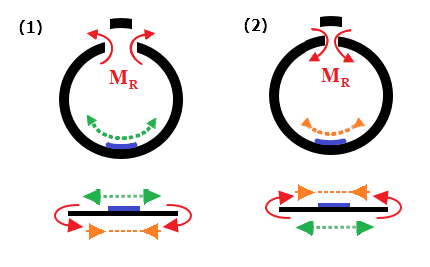
#> input picture assets/images/alta_calidad/figura_2_1.png, 430 x 267 px
$ python peso_imagen.py
#> lines starting #> are read from the running program, lines starting #| are printed output that depends on the picture
import os
from PIL import Image

def reduce_image_quality_by_resizing(input_image_path, output_image_path, size_reduction):
#> called with input_image_path = './alta_calidad/figura_2_1.png', output_image_path = './baja_calidad/figura_2_1.png', size_reduction = 10
    if not os.path.isfile(input_image_path):
        print(f"Error: El archivo {input_image_path} no existe.")
        return

    try:
        # Abrir la imagen original
        original_image = Image.open(input_image_path)
#> original_image is the input picture: PIL image 430x267 RGB; mean R, G, B 233.5, 230.6, 229.9

        # Obtener las dimensiones actuales
        original_width, original_height = original_image.size
#> original_width = 430; original_height = 267

        # Calcular las nuevas dimensiones (reducción)
        new_width = int(original_width * size_reduction / 100)
#> new_width = 43
        new_height = int(original_height * size_reduction / 100)
#> new_height = 26

        # Redimensionar la imagen a dimensiones más pequeñas
        resized_image = original_image.resize((new_width, new_height), Image.LANCZOS)
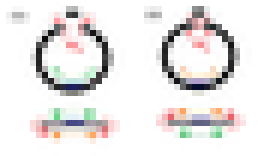
#> resized_image: PIL image 43x26 RGB (shown 6 times larger); mean R, G, B 231.8, 229.1, 228.2

        # Ampliar la imagen nuevamente al tamaño original
        final_image = resized_image.resize((original_width, original_height), Image.LANCZOS)
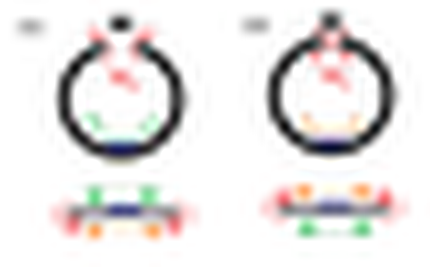
#> final_image: PIL image 430x267 RGB; mean R, G, B 230.8, 228.1, 227.3

        # Guardar la imagen final
        final_image.save(output_image_path, quality=85)  # Puedes ajustar la calidad si lo deseas
        print(f"La imagen se ha guardado en {output_image_path} con calidad reducida.")
    except Exception as e:
        print(f"Se produjo un error al procesar la imagen: {e}")

# Ejemplo de uso
#input_image_path = './tabla_A_5_14_c.png'
#output_image_path = './tabla_A_5_14_c_50.png'
#reduce_image_quality_by_resizing(input_image_path, output_image_path, size_reduction=50)  # Reducción del 70% en tamaño

nombres = [
  'figura_2_1.png', 'figura_3_15.png', 'figura_3_24.png', 'figura_4_12.png', 'figura_4_6.png', 'figura_5_7.png', 'figura_A_4_2.png', 'tabla_A_5_12.png', 'tabla_A_5_13_d.png', 'tabla_A_5_2_a.png', 'tabla_A_5_8.png', 'figura_2_2.png', 'figura_3_16.png', 'figura_3_3.png', 'figura_4_13.png', 'figura_4_7.png', 'figura_5_8.png', 'tabla_A_5_1.png', 'tabla_A_5_12_a.png', 'tabla_A_5_13_e.png', 'tabla_A_5_2_b.png', 'tabla_A_5_8_a.png', 'figura_2_3.png', 'figura_3_17.png', 'figura_3_4.png', 'figura_4_14.png', 'figura_4_8.png', 'figura_5_9.png', 'tabla_A_5_1_a.png', 'tabla_A_5_12_b.png', 'tabla_A_5_13_f.png', 'tabla_A_5_7A.png', 'tabla_A_5_8_b.png', 'figura_2_4.png', 'figura_3_18.png', 'figura_3_5.png', 'figura_4_15.png', 'figura_4_9.png', 'figura_7_1.png', 'tabla_A_5_1_b.png', 'tabla_A_5_12_c.png', 'tabla_A_5_14.png', 'tabla_A_5_7A_a.png', 'figura_2_5.png', 'figura_3_19.png', 'figura_3_6.png', 'figura_4_16.png', 'figura_5_1.png', 'figura_7_2.png', 'tabla_A_5_11.png', 'tabla_A_5_12_d.png', 'tabla_A_5_14_a.png', 'tabla_A_5_7A_b.png', 'figura_3_1.png', 'figura_3_2.png', 'figura_3_7.png', 'figura_4_17.png', 'figura_5_10.png', 'figura_A_2_1.png', 'tabla_A_5_11_a.png', 'tabla_A_5_12_e.png', 'tabla_A_5_14_b.png', 'tabla_A_5_7B.png', 'figura_3_10.png', 'figura_3_20.png', 'figura_3_8.png', 'figura_4_18.png', 'figura_5_2.png', 'figura_A_3_1.png', 'tabla_A_5_11_b.png', 'tabla_A_5_12_f.png', 'tabla_A_5_14_c.png', 'tabla_A_5_7B_a.png', 'figura_3_11.png', 'figura_3_9.png', 'figura_4_2.png', 'figura_5_3.png', 'figura_A_3_2.png', 'tabla_A_5_11_c.png', 'tabla_A_5_13.png', 'tabla_A_5_14_d.png', 'tabla_A_5_7B_b.png', 'figura_3_12.png', 'figura_3_21.png', 'figura_4_1.png', 'figura_4_3.png', 'figura_5_4.png', 'figura_A_3_3.png', 'tabla_A_5_11_d.png', 'tabla_A_5_13_a.png', 'tabla_A_5_14_e.png', 'tabla_A_5_7C.png', 'figura_3_13.png', 'figura_3_22.png', 'figura_4_10.png', 'figura_4_4.png', 'figura_5_5.png', 'figura_A_3_4.png', 'tabla_A_5_11_e.png', 'tabla_A_5_13_b.png', 'tabla_A_5_14_f.png', 'tabla_A_5_7C_a.png', 'figura_3_14.png', 'figura_3_23.png', 'figura_4_11.png', 'figura_4_5.png', 'figura_5_6.png', 'figura_A_4_1.png', 'tabla_A_5_11_f.png', 'tabla_A_5_13_c.png', 'tabla_A_5_2.png', 'tabla_A_5_7C_b.png',
  ]

for nombre in nombres:
    input_image_alta_calidad = f'./alta_calidad/{nombre}'
    output_image_media_calidad  = f'./media_calidad/{nombre}'
    output_image_baja_calidad  = f'./baja_calidad/{nombre}'
    reduce_image_quality_by_resizing(input_image_alta_calidad, output_image_baja_calidad, size_reduction=10)  # Reducción del 10% en tamaño
    reduce_image_quality_by_resizing(input_image_alta_calidad, output_image_media_calidad, size_reduction=50)  # Reducción del 50% en tamaño
#> call 2 of reduce_image_quality_by_resizing, with input_image_path = './alta_calidad/figura_2_1.png', output_image_path = './media_calidad/figura_2_1.png', size_reduction = 50
#> in reduce_image_quality_by_resizing (call 2), `resized_image = original_image.resize((new_width, new_height), Image.L..`:
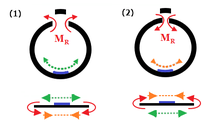
#> resized_image: PIL image 215x133 RGB; mean R, G, B 233.4, 230.3, 229.6
#> in reduce_image_quality_by_resizing (call 2), `final_image = resized_image.resize((original_width, original_height), ..`:
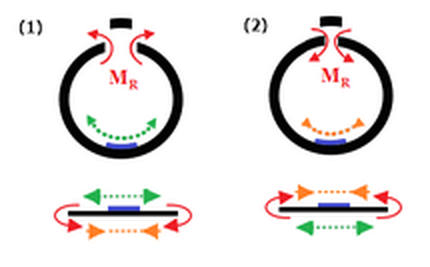
#> final_image: PIL image 430x267 RGB; mean R, G, B 233.2, 230, 229.3
